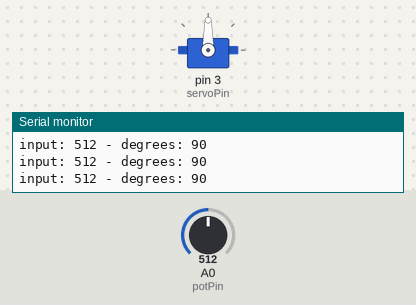
Recording of a program running on a simulated Arduino Uno, built with avr-gcc and run on an emulated ATmega328P. Parts: servo, the last lines printed to the serial monitor. Inputs (shaded band) come from the test bench; at power-on: A0 (potPin) = 512.

Above: at 1.2 s.
1.3 s: A0 (potPin) set to 106
At 2.4 s:
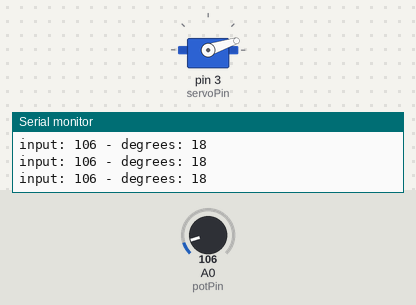
2.8 s: A0 (potPin) set to 94
At 4.0 s:
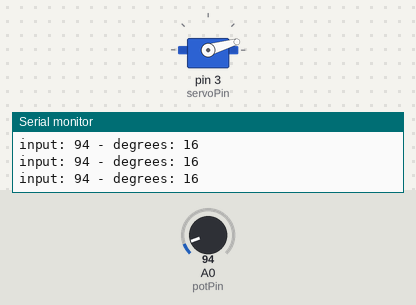
5.8 s: A0 (potPin) set to 122
At 7.0 s:
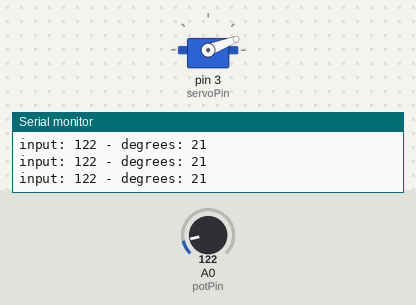
7.3 s: A0 (potPin) set to 993
At 7.9 s:
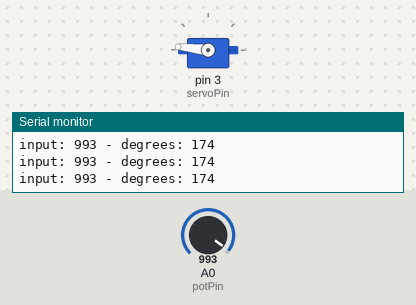
8.8 s: A0 (potPin) set to 1015
At 9.7 s:
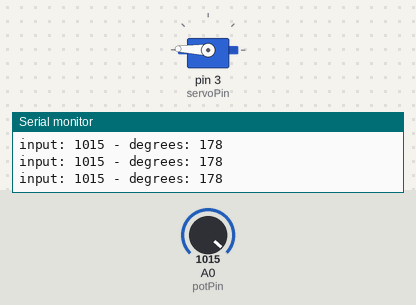
11.8 s: A0 (potPin) set to 306
At 13.1 s:
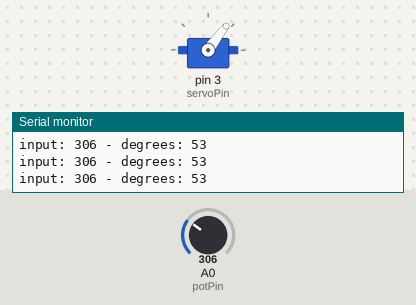
Timing chart, 0 to 14.3 s (numbered marks = the images above; inputs shaded):
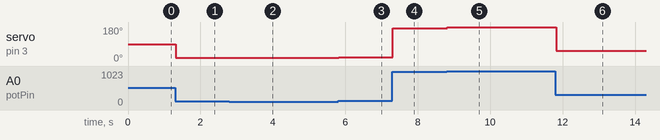

The program:

main.cpp
```cpp
#include <Arduino.h>
#include <Servo.h>

// Controlling a servo with a potentiometer

// Topics
// - printing debug information
// - good vs bad mapping

// Challenges
// - adapt for two servos / pots

const int servoPin = 3; // pwm pin
Servo servo;

const int potPin = A0;

void setup() {
  servo.attach(servoPin);
  pinMode(potPin, INPUT);

  Serial.begin(9600);
}

void loop() {
  const int potValue = analogRead(potPin);

  const int inMin = 0;
  const int inMax = 1023;

  // Show how quality of the mapping changes if you flip these
  // or even just turn the servo to face the opposite direction
  const int degreesMin = 0;
  const int degreesMax = 180;

  const int degrees = map(potValue, inMin, inMax, degreesMin, degreesMax);
  servo.write(degrees);


  Serial.print("input: ");
  Serial.print(potValue);

  Serial.print(" - ");

  Serial.print("degrees: ");
  Serial.print(degrees);

  Serial.println("");
}
```

Measured:
- after the input at 1.3 s, servo on pin 3 (servoPin): 90° → 18° at once
- after the input at 2.8 s, servo on pin 3 (servoPin): 18° → 16° at once
- after the input at 5.8 s, servo on pin 3 (servoPin): 16° → 21° at once
- after the input at 7.3 s, servo on pin 3 (servoPin): 21° → 174° at once
- after the input at 8.8 s, servo on pin 3 (servoPin): 174° → 178° at once
- after the input at 11.8 s, servo on pin 3 (servoPin): 178° → 53° at once
